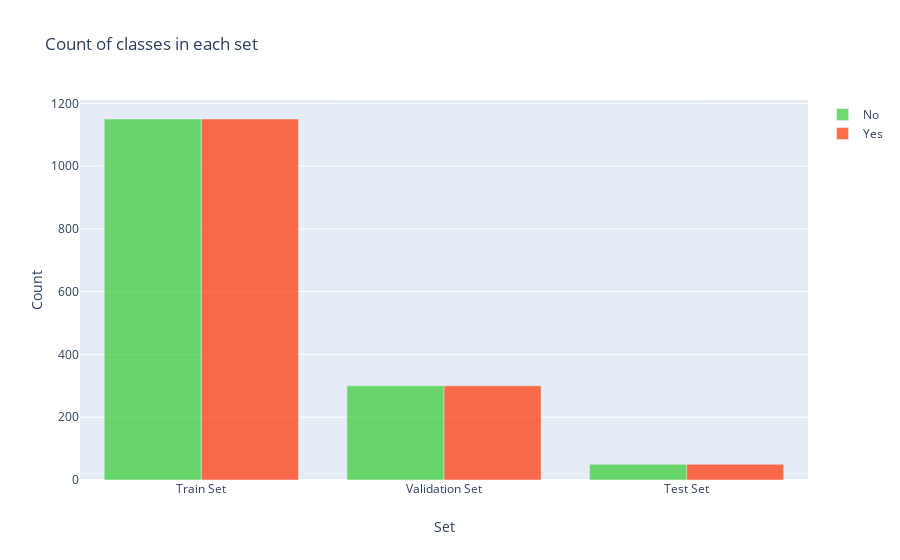

The cell this chart's notebook holds for it:
### Code cell
y = dict()
y[0] = []
y[1] = []
for set_name in (y_train, y_val, y_test):
    y[0].append(np.sum(set_name == 0))
    y[1].append(np.sum(set_name == 1))

trace0 = go.Bar(
    x=['Train Set', 'Validation Set', 'Test Set'],
    y=y[0],
    name='No',
    marker=dict(color='#33cc33'),
    opacity=0.7
)
trace1 = go.Bar(
    x=['Train Set', 'Validation Set', 'Test Set'],
    y=y[1],
    name='Yes',
    marker=dict(color='#ff3300'),
    opacity=0.7
)
data = [trace0, trace1]
layout = go.Layout(
    title='Count of classes in each set',
    xaxis={'title': 'Set'},
    yaxis={'title': 'Count'}
)
fig = go.Figure(data, layout)
iplot(fig)

### Figure 1 — Plotly figure (JSON) as saved in the notebook; plotly's stock layout.template omitted (floating-point values rounded to 4 significant figures)
{"data": [{"marker": {"color": "#33cc33"}, "name": "No", "opacity": 0.7, "type": "bar", "x": ["Train Set", "Validation Set", "Test Set"], "y": [1150, 300, 50]}, {"marker": {"color": "#ff3300"}, "name": "Yes", "opacity": 0.7, "type": "bar", "x": ["Train Set", "Validation Set", "Test Set"], "y": [1150, 300, 50]}], "layout": {"title": {"text": "Count of classes in each set"}, "xaxis": {"title": {"text": "Set"}}, "yaxis": {"title": {"text": "Count"}}}}
